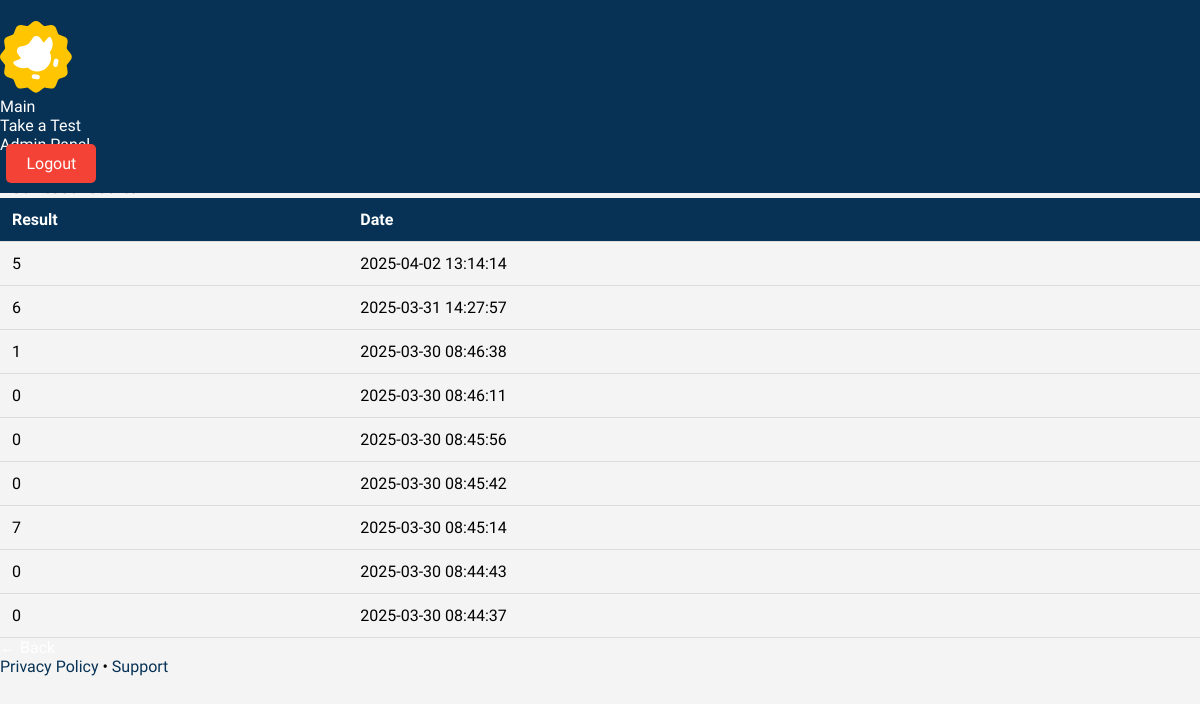
The app's page /profile (signed in), older data.
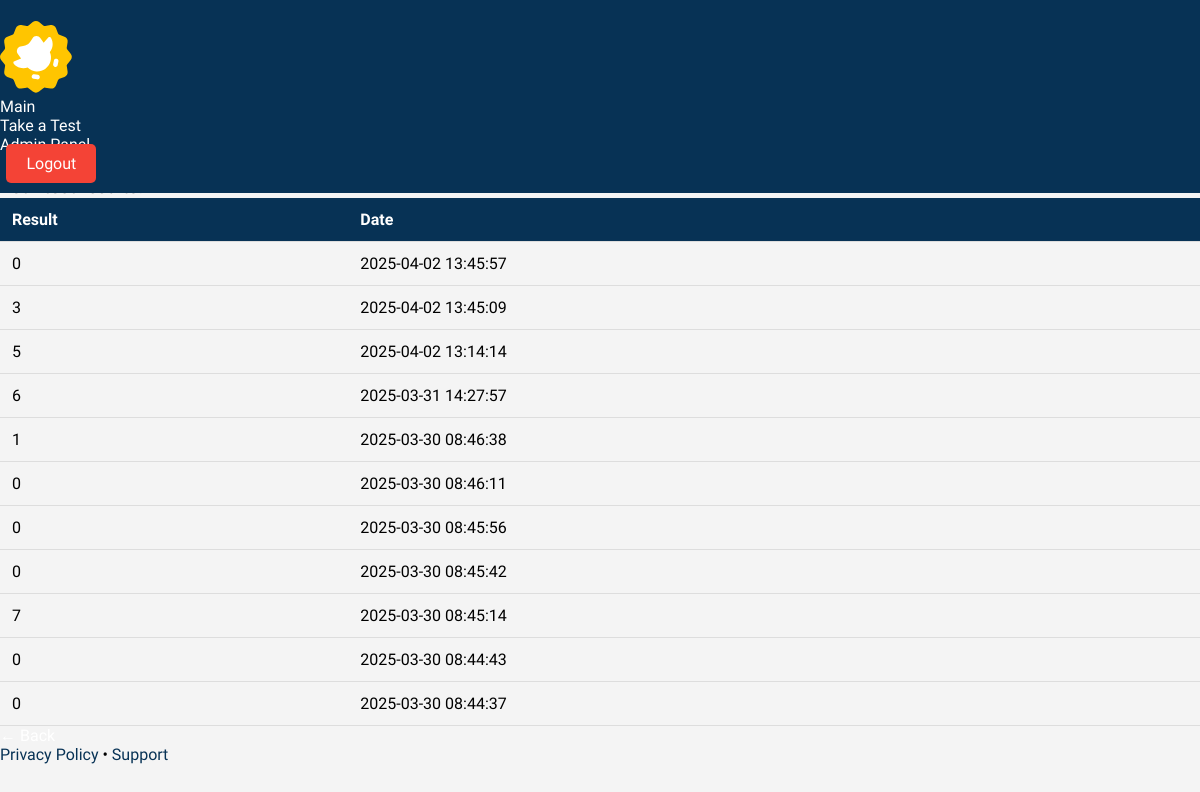
The same page, newer data.
### tables this page shows
CREATE TABLE results (
    id INTEGER PRIMARY KEY AUTOINCREMENT,
    user_id INTEGER NOT NULL,
    ball INTEGER NOT NULL,
    test_date TEXT NOT NULL,
    FOREIGN KEY (user_id) REFERENCES users(id)
);

### app.py (the view)
@app.route("/profile")
def profile():
    if "user_id" not in session:
        return redirect(url_for("login"))
    user_id = session["user_id"]
    conn = conn_databaza()
    cursor = conn.cursor()
    cursor.execute("SELECT * FROM results WHERE user_id = ? ORDER BY test_date DESC", (user_id,))
    results = cursor.fetchall()
    conn.close()
    return render_template("profile.html", results=results, first_name=session["first_name"], last_name=session["last_name"])

### app.py (called while the page is built)
def conn_databaza():
    conn = sqlite3.connect("users.db")
    conn.row_factory = sqlite3.Row
    return conn

### templates/profile.html (shortened to what this page needs)
<!DOCTYPE html>
<html lang="en">
<head>
    <link rel="stylesheet" href="https://cdn.jsdelivr.net/npm/@picocss/pico@1/css/pico.min.css">
    <link rel="stylesheet" href="/static/profile.css">
</head>
<body>
    <div class="header-wrapper">
        <nav class="container">
            <ul>
                <div class="logo1">
                    <img src="/static/images/duo.svg" alt="">
                </div>
            </ul>
            <ul>
                <li><a href="/">Main</a></li>
                <li><a href="/test-cover">Take a Test</a></li>
                <li><a href="/admin">Admin Panel</a></li>
                <li><a  class="logout-btn" href="/logout">Logout</a></li>
            </ul>
        </nav>
    </div>
    <main class="container">
        <section>
            <hgroup>
                <h2>User information</h2>
                <h3>Your profile information</h3>
            </hgroup>
            <p>Name: {{ first_name }}</p>
            <p>Surname: {{ last_name }}</p>
            <h3>Your test results:</h3>
            <table>
                <thead>
                    <tr>
                        <th>Result</th>
                        <th>Date</th>
                    </tr>
                </thead>
                <tbody>
                    {% for result in results %}
                    <tr>
                        <td>{{ result["ball"] }}</td>
                        <td>{{ result["test_date"] }}</td>
                    </tr>
                    {% endfor %}
                </tbody>
            </table>
            <a href="/" role="button">← Back</a>
        </section>
    </main>
    <footer class="container">
        <a href="#">Privacy Policy</a> • <a href="#">Support</a>
    </footer>
</body>
</html>

Row changes from the older to the newer data that the page shows:
added results: ball "0", test_date "2025-04-02 13:45:57"
added results: ball "3", test_date "2025-04-02 13:45:09"
